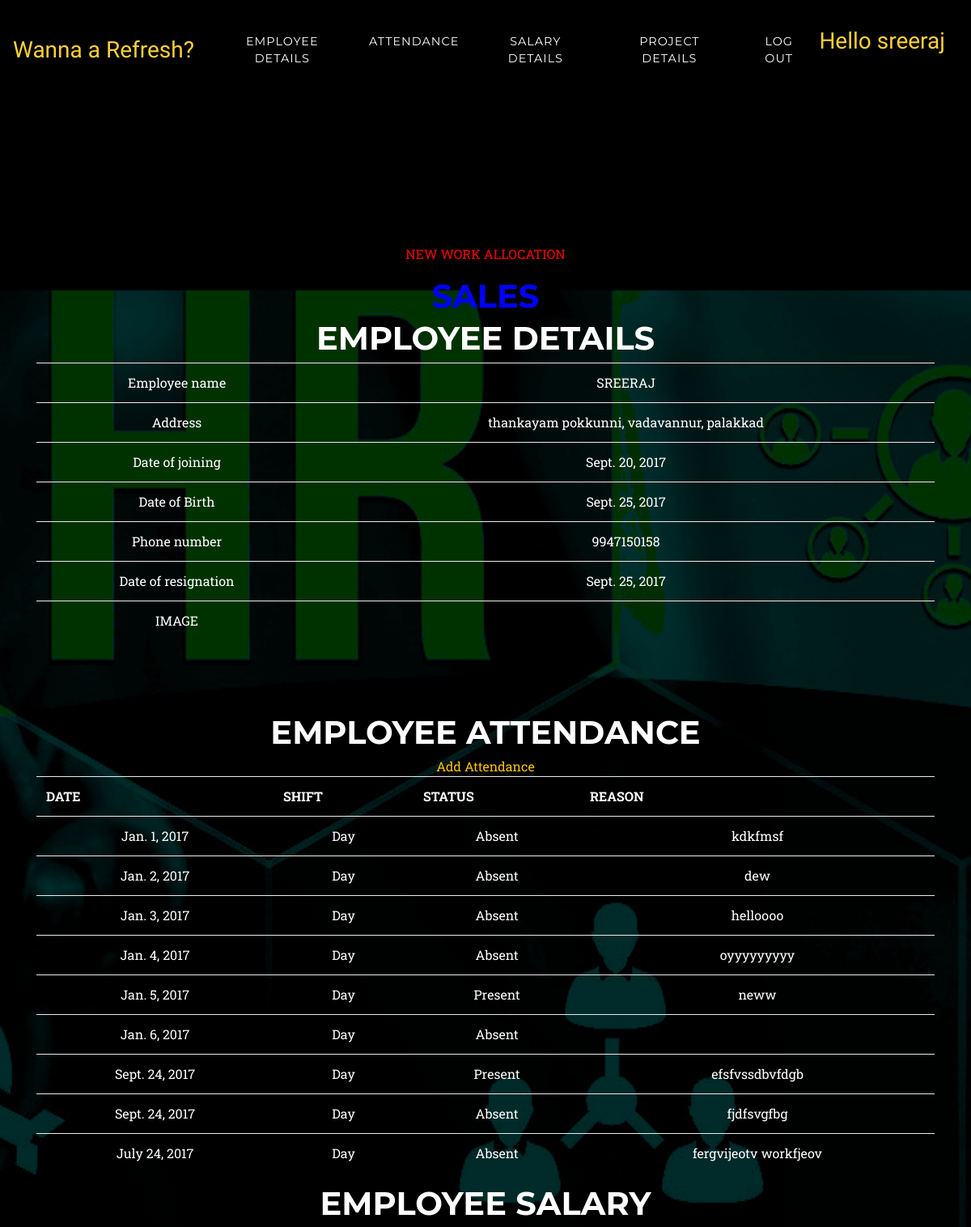
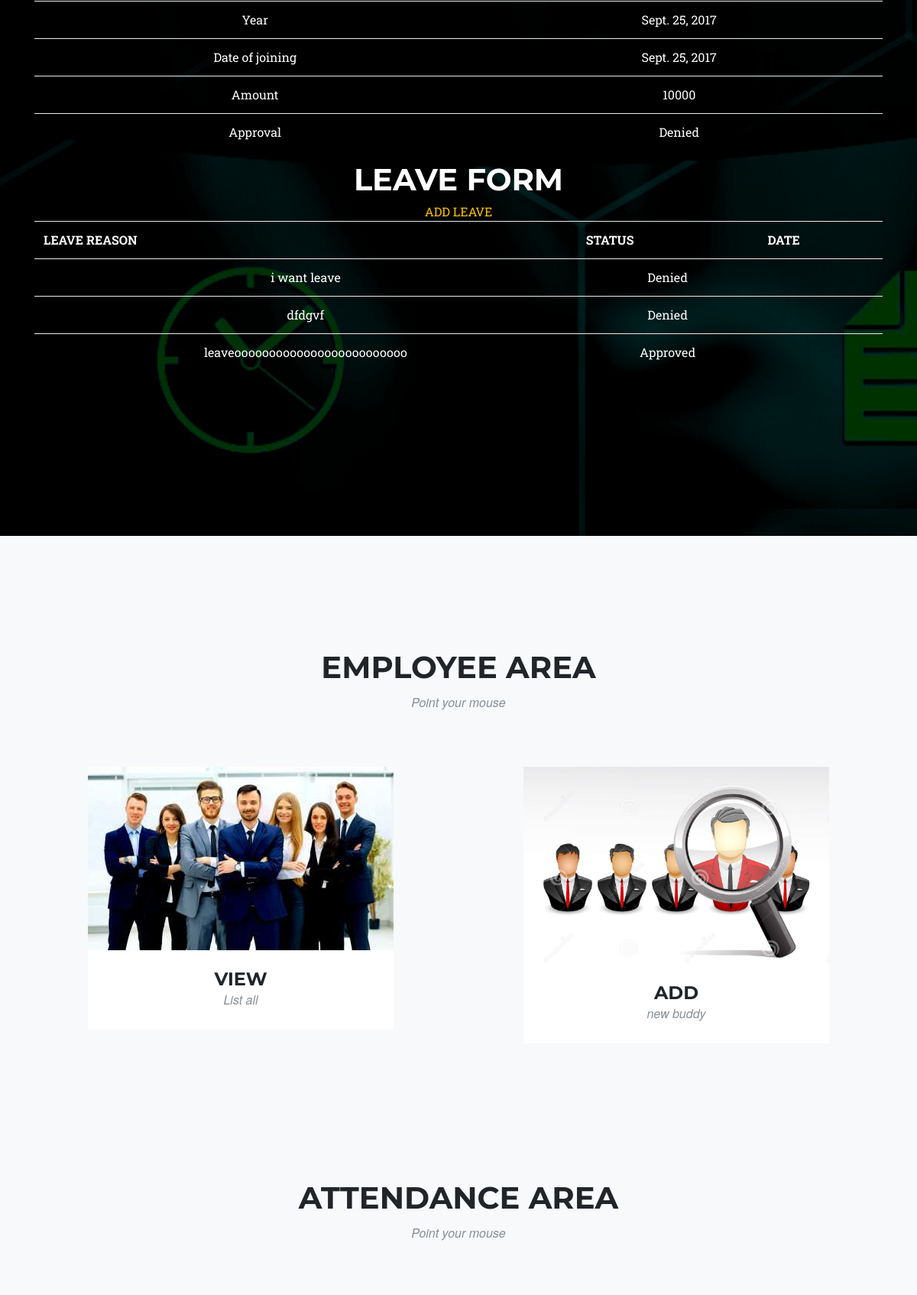
Page /user_detail/ (signed in, upper part) on the committed database (2 pictures, top to bottom).
### blog/models.py (models this page shows, shortened)
class Profile(models.Model):
    user = models.OneToOneField(User, on_delete=models.CASCADE)
    employee_id = models.IntegerField()
    name = models.CharField(max_length=8,null=True, blank=True )
    address = models.TextField(max_length=500, blank=True)
    joindate = models.DateField(null=True, blank=True)
    birth_date = models.DateField(null=True, blank=True)
    phone_regex = RegexValidator(regex=r'^\+?1?\d{9,11}$', message="Phone number in the format: '+999999999'. Up to 11 digits allowed.")
    phone_number = models.CharField(validators=[phone_regex], max_length=15, blank=True) # validators should be a list
    resigndate = models.DateField(null=True, blank=True)
    work_all = models.CharField(max_length=8,null=True, blank=True )
    image = models.FileField(upload_to='media/',null = True, blank=True)

class Ematt(models.Model):
    user = models.ForeignKey(User, on_delete=models.CASCADE)
    date = models.DateField(null=True, blank=True)
    SHIFT_CHOICES = (('Night', 'Night'),('Day', 'Day'),)
    shift = models.CharField(max_length=6,choices=SHIFT_CHOICES, default='Day',)
    STATUS_CHOICES = (('Present', 'Present'),('Absent', 'Absent'),)
    status = models.CharField(max_length=8,choices=STATUS_CHOICES, default='Absent',)
    reason = models.TextField(max_length=150, blank=True)

class Emsalary(models.Model):
    user = models.OneToOneField(User, on_delete=models.CASCADE)
    year = models.DateField(null=True, blank=True)
    month = models.DateField(null=True, blank=True)
    amount = models.IntegerField(default=0)
    STATUS_CHOICES = (('Approved', 'Approved'),('Denied', 'Denied'),('', ''))
    status = models.CharField(max_length=8,choices=STATUS_CHOICES, default='',)

class Leave(models.Model):
      user = models.ForeignKey(User, on_delete=models.CASCADE)
      reason = models.TextField(max_length=150, blank=True)
      LEAVE_CHOICES = (('Approved', 'Approved'),('Denied', 'Denied'),('', ''))
      status = models.CharField(max_length=8,choices=LEAVE_CHOICES, default='',null=True, blank=True)

### blog/views.py (the view)
# urls.py: url(r'^user_detail/', user_detail, name='user_detail'),
@login_required
def user_detail(request):
    if request.user.is_authenticated():
       try:
          post = Profile.objects.get(user=request.user, user__is_active = True)
       except:
          post = {}
       try:
          att = Ematt.objects.filter(user=request.user, user__is_active = True)
       except:
          att = {}
       try:
           sal = Emsalary.objects.get(user=request.user, user__is_active = True)
       except:
           sal = {}
       try:
           lve = Leave.objects.filter(user=request.user, user__is_active = True)
       except:
           lve = {}
    return render(request, 'user_detail.html', {'post': post,'sal':sal,'att':att,'lve':lve})

### templates/user_detail.html
{% extends 'base_hr1.html' %}
{% block contentmain %}
       {% if post.work_all %}
              <p style="color:red"> NEW WORK ALLOCATION </p><h1 style="color:blue">{{ post.work_all }}</h1>
           {% else %}
              <h1 style="color:blue">No currently WORK Allocation</h1>
           {% endif %}
    <h1>Employee Details</h1>
    <table class="table">
            <tr><td>Employee name</td><td>{{ post.name}}</td></tr>
            <tr><td>Address</td><td>{{ post.address}}</td></tr>
	    <tr><td>Date of joining</td><td>{{ post.joindate}}</td></tr>
  	    <tr><td>Date of Birth</td><td>{{ post.birth_date}}</td></tr>
	    <tr><td>Phone number</td><td>{{ post.phone_number}}</td></tr>
	    <tr><td>Date of resignation</td><td>{{ post.resigndate}}</td></tr>
            <tr><td>IMAGE</td><td><img src="{{  post.image.url }}"  href="{{  post.image.url }}"width="0" height="100"></td></tr>
    </table>
<h1>Employee Attendance</h1>
 <a class="active" href="/add_attendance/">Add Attendance</span></a>
 <table class="table">
<tr><th>DATE</th><th>SHIFT</th><th>STATUS</th><th>REASON</th></tr>
{% for post in att %}
<tr><td>{{ post.date}}</td><td>{{ post.shift}}</td><td>{{ post.status}}</td><td>{{ post.reason}}</td></tr>
{% endfor %}
</table>
	<h1>Employee Salary</h1>
    <table class="table">
            <tr><td>Year</td><td>{{ sal.year}}</td></tr>
	    <tr><td>Date of joining</td><td>{{ sal.month}}</td></tr>
  	    <tr><td>Amount</td><td>{{ sal.amount}}</td></tr>
	    <tr><td>Approval</td><td>{{ sal.status}}</td></tr>
    </table>
    <h1>LEAVE FORM</h1>
             <a class="active" href="/Leaveapp/">ADD LEAVE</a>
    <table class="table">
            <tr><th>LEAVE REASON</th><th>STATUS</th><th> DATE </th></tr>
            {% for leave in lve %}
            <tr><td>{{ leave.reason}}</td><td>{{ leave.status }}</td><td>{{ leave.published_date }}</td></tr>
            {% endfor %}
    </table>
{% endblock %}

### templates/base_hr1.html (shortened to what this page needs)
<!DOCTYPE html>
{% load static %}
<html lang="en">
  <head>
    <link href="{% static 'vendor/bootstrap/css/bootstrap.min.css' %}" rel="stylesheet">
    <link href="{% static 'vendor/font-awesome/css/font-awesome.min.css' %}" rel="stylesheet" type="text/css">
    <link href="{% static 'css/agency.min.css' %}" rel="stylesheet">
     <link href="{% static 'css/agency.css' %}" rel="stylesheet">
	<link rel="stylesheet" href="https://cdnjs.cloudflare.com/ajax/libs/meyer-reset/2.0/reset.min.css">
  <link rel="stylesheet" href="{% static 'css/style.css' %}">
  </head>
  <body id="page-top">
    <header class="masthead">
      <div class="container">
        <div class="intro-text">
           {% block contentmain %}
        {% endblock %} </div>
    <nav class="navbar navbar-expand-lg navbar-dark fixed-top" id="mainNav">
      <a class="navbar-brand" href="https://www.facebook.com">Wanna a Refresh?</a>
      <div class="collapse navbar-collapse" id="navbarResponsive">
        <ul class="navbar-nav ml-auto">
          {% if request.user.is_authenticated %}
          <li class="nav-item">
            <a class="nav-link" href="#emp">EMPLOYEE DETAILS</a>
          </li>
          <li class="nav-item">
            <a class="nav-link" href="#attendance">ATTENDANCE</a>
          </li>
          <li class="nav-item">
            <a class="nav-link" href="#salary">SALARY DETAILS</a>
          </li>
          <li class="nav-item">
            <a class="nav-link" href="#project">PROJECT DETAILS</a>
          </li>
          <li class="nav-item">
            <a class="nav-link" href="{% url 'auth_logout' %}">LOG OUT</a>
          </li>
          <li class="nav-item">
            <a class="navbar-brand"> Hello  {{ user }}</a>
          </li>
        </ul>
        {% endif %}
      </div>
    </nav>
    </header>
    <section class="bg-light" id="emp">
      <div class="container">
        <div class="row">
          <div class="col-lg-12 text-center">
            <h2 class="section-heading">EMPLOYEE AREA</h2>
            <h3 class="section-subheading text-muted">Point your mouse</h3>
          </div>
        </div>
    <div class="row">
          <div class="col-md-6 col-sm-6 emp-item">
            <div class="emp-link" data-toggle="modal" onclick="window.location='/administration/'">
              <img class="img-fluid" src="{% static "img/emp/01-thumbnail.jpg" %}" alt="">
            </div>
            <div class="emp-caption">
              <h4>VIEW</h4>
              <p class="text-muted">List all</p>
            </div>
          </div>
          <div class="col-md-6 col-sm-6 emp-item">
            <div class="emp-link" data-toggle="modal" onclick="window.location='/profile/'">
              <img class="img-fluid" src="{% static "img/emp/03-thumbnail.jpg" %}" alt="">
            </div>
            <div class="emp-caption">
              <h4>ADD</h4>
              <p class="text-muted">new buddy</p>
            </div>
          </div>
<section class="bg-light" id="attendance">
      <div class="container">
        <div class="row">
          <div class="col-lg-12 text-center">
            <h2 class="section-heading">ATTENDANCE AREA</h2>
            <h3 class="section-subheading text-muted">Point your mouse</h3>
          </div>
        </div>
  </body>
</html>

### static/css/agency.css (style rules this page uses)
body { overflow-x: hidden; font-family: 'Roboto Slab', 'Helvetica Neue', Helvetica, Arial, sans-serif; }
p { line-height: 1.75; }
a { color: #fed136; }
a.active, a:active, a:focus, a:hover { color: #fec503; }
h1, h2, h3, h4, h5, h6 { font-weight: 700; font-family: 'Montserrat', 'Helvetica Neue', Helvetica, Arial, sans-serif; text-transform: uppercase; }
section { padding: 100px 0; }
section h2.section-heading { font-size: 40px; margin-top: 0; margin-bottom: 15px; }
section h3.section-subheading { font-size: 16px; font-weight: 400; font-style: italic; margin-bottom: 75px; text-transform: none; font-family: 'Droid Serif', 'Helvetica Neue', Helvetica, Arial, sans-serif; }
@media (min-width: 768px) { section { padding: 150px 0; } }
body { -webkit-tap-highlight-color: #fed136; }
#mainNav { background-color: #222222; }
#mainNav .navbar-brand { color: #fed136; font-family: 'Kaushan Script', 'Helvetica Neue', Helvetica, Arial, cursive; }
#mainNav .navbar-nav .nav-item .nav-link { font-size: 90%; font-weight: 400; padding: 0.75em 0; letter-spacing: 1px; color: white; font-family: 'Montserrat', 'Helvetica Neue', Helvetica, Arial, sans-serif; text-transform: uppercase; }
@media (min-width: 992px) { #mainNav { padding-top: 25px; padding-bottom: 25px; -webkit-transition: padding-top 0.3s, padding-bottom 0.3s; -moz-transition: padding-top 0.3s, padding-bottom 0.3s; transition: padding-top 0.3s, padding-bottom 0.3s; border: none; background-color: transparent; } }
@media (min-width: 992px) { #mainNav .navbar-brand { font-size: 1.75em; -webkit-transition: all 0.3s; -moz-transition: all 0.3s; transition: all 0.3s; } }
@media (min-width: 992px) { #mainNav .navbar-nav .nav-item .nav-link { padding: 1.1em 1em !important; } }
header.masthead { text-align: center; color: white; background-image: url("../img/header-bg.jpg"); background-repeat: no-repeat; background-attachment: scroll; background-position: center center; -webkit-background-size: cover; -moz-background-size: cover; -o-background-size: cover; background-size: cover; }
header.masthead .intro-text { padding-top: 150px; padding-bottom: 100px; }
@media (min-width: 768px) { header.masthead .intro-text { padding-top: 300px; padding-bottom: 200px; } }
#emp .emp-item { right: 0; margin: 0 0 15px; }
#emp .emp-item .emp-link { position: relative; display: block; max-width: 400px; margin: 0 auto; cursor: pointer; }
#emp .emp-item .emp-caption { max-width: 400px; margin: 0 auto; padding: 25px; text-align: center; background-color: white; }
#emp .emp-item .emp-caption h4 { margin: 0; text-transform: none; }
#emp .emp-item .emp-caption p { font-size: 16px; font-style: italic; margin: 0; font-family: 'Droid Serif', 'Helvetica Neue', Helvetica, Arial, sans-serif; }
#emp * { z-index: 2; }
@media (min-width: 767px) { #emp .emp-item { margin: 0 0 30px; } }

### static/css/style.css (style rules this page uses)
body { background: 1; }

### rows in the picture
Profile: work_all "SALES", name "SREERAJ", address "thankayam pokkunni, vadavannur, palakkad", joindate "Sept. 20, 2017", birth_date "Sept. 25, 2017", phone_number "9947150158", resigndate "Sept. 25, 2017"
Ematt: date "Jan. 1, 2017", shift "Day", status "Absent", reason "kdkfmsf"
Ematt: date "Jan. 2, 2017", shift "Day", status "Absent", reason "dew"
Ematt: date "Jan. 3, 2017", shift "Day", status "Absent", reason "helloooo"
Ematt: date "Jan. 4, 2017", shift "Day", status "Absent", reason "oyyyyyyyyy"
Ematt: date "Jan. 5, 2017", shift "Day", status "Present", reason "neww"
Ematt: date "Jan. 6, 2017", shift "Day", status "Absent"
Ematt: date "Sept. 24, 2017", shift "Day", status "Present", reason "efsfvssdbvfdgb"
Ematt: date "Sept. 24, 2017", shift "Day", status "Absent", reason "fjdfsvgfbg"
Ematt: date "July 24, 2017", shift "Day", status "Absent", reason "fergvijeotv workfjeov"
Emsalary: year "Sept. 25, 2017", month "Sept. 25, 2017", amount "10000", status "Denied"
Leave: reason "i want leave", status "Denied"
Leave: reason "dfdgvf", status "Denied"
Leave: reason "leaveooooooooooooooooooooooooo", status "Approved"

### other values in the picture
{{ user }} "sreeraj"
